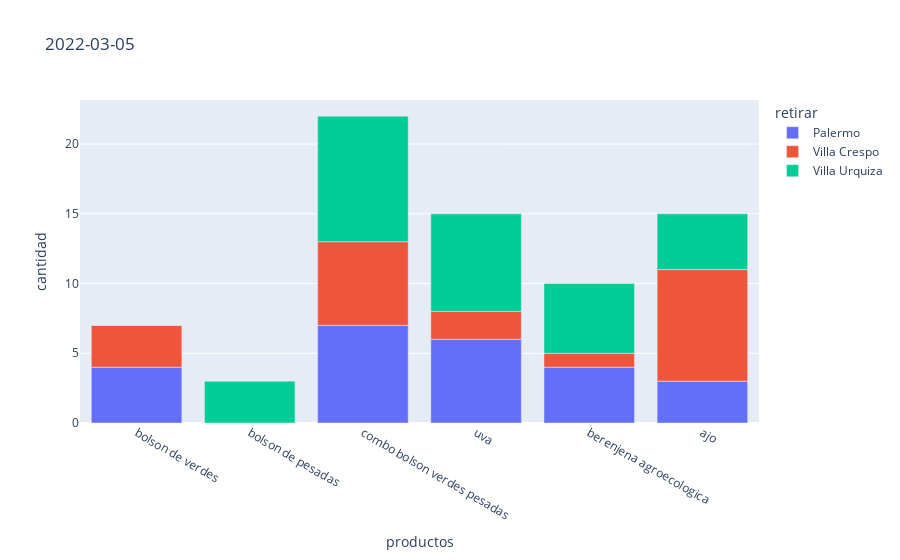

Notebook code cell kept with this figure:
### Code cell
fecha = '2022-03-05'
productos = ['bolson de verdes','bolson de pesadas','combo bolson verdes pesadas','uva', 'berenjena agroecologica', 'ajo']
barrios = ['Palermo', 'Villa Urquiza', 'Villa Crespo']

graficar_productos_por_fecha_barrios(df, productos, fecha, barrios)

### Figure 1 — Plotly figure (JSON) as saved in the notebook; plotly's stock layout.template omitted (floating-point values rounded to 4 significant figures)
{"data": [{"alignmentgroup": "True", "hovertemplate": "retirar=Palermo<br>productos=%{x}<br>cantidad=%{y}<extra></extra>", "legendgroup": "Palermo", "marker": {"color": "#636efa", "pattern": {"shape": ""}}, "name": "Palermo", "offsetgroup": "Palermo", "orientation": "v", "showlegend": true, "textposition": "auto", "type": "bar", "x": ["bolson de verdes", "bolson de pesadas", "combo bolson verdes pesadas", "uva", "berenjena agroecologica", "ajo"], "xaxis": "x", "y": [4, 0, 7, 6, 4, 3], "yaxis": "y"}, {"alignmentgroup": "True", "hovertemplate": "retirar=Villa Crespo<br>productos=%{x}<br>cantidad=%{y}<extra></extra>", "legendgroup": "Villa Crespo", "marker": {"color": "#EF553B", "pattern": {"shape": ""}}, "name": "Villa Crespo", "offsetgroup": "Villa Crespo", "orientation": "v", "showlegend": true, "textposition": "auto", "type": "bar", "x": ["bolson de verdes", "bolson de pesadas", "combo bolson verdes pesadas", "uva", "berenjena agroecologica", "ajo"], "xaxis": "x", "y": [3, 0, 6, 2, 1, 8], "yaxis": "y"}, {"alignmentgroup": "True", "hovertemplate": "retirar=Villa Urquiza<br>productos=%{x}<br>cantidad=%{y}<extra></extra>", "legendgroup": "Villa Urquiza", "marker": {"color": "#00cc96", "pattern": {"shape": ""}}, "name": "Villa Urquiza", "offsetgroup": "Villa Urquiza", "orientation": "v", "showlegend": true, "textposition": "auto", "type": "bar", "x": ["bolson de verdes", "bolson de pesadas", "combo bolson verdes pesadas", "uva", "berenjena agroecologica", "ajo"], "xaxis": "x", "y": [0, 3, 9, 7, 5, 4], "yaxis": "y"}], "layout": {"barmode": "relative", "legend": {"title": {"text": "retirar"}, "tracegroupgap": 0}, "title": {"text": "2022-03-05"}, "xaxis": {"anchor": "y", "domain": [0, 1], "title": {"text": "productos"}}, "yaxis": {"anchor": "x", "domain": [0, 1], "title": {"text": "cantidad"}}}}
